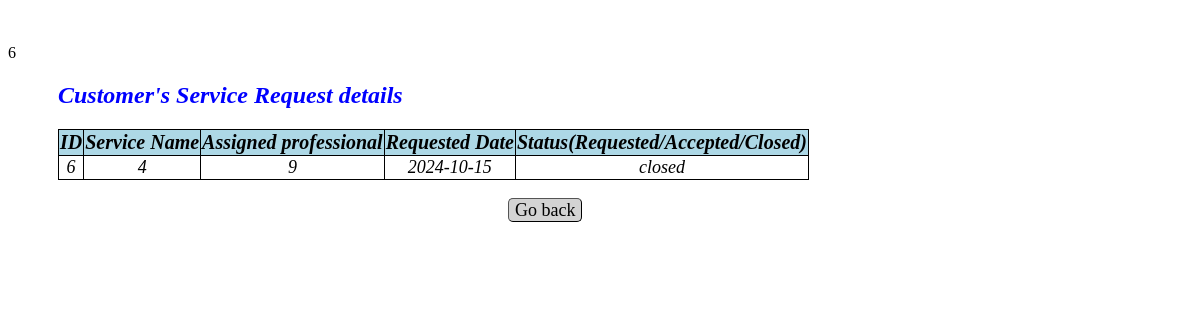
The app's page /viewcustomerservicerequests/6, older data.
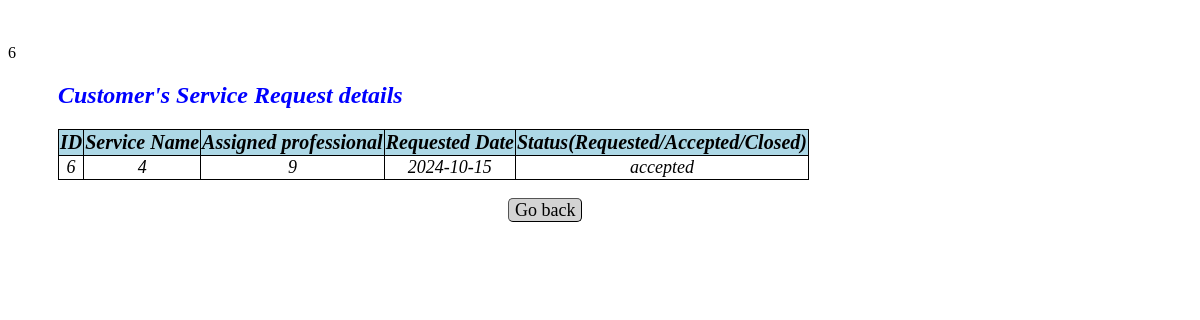
The same page, newer data.
### app.py (models this page shows)
class Customer_Service_Request(db.Model):
    __tablename__="customer_service_request"
    id=db.Column(db.Integer,primary_key=True)
    service_id=db.Column(db.Integer,db.ForeignKey(Service_Info.id),nullable=False)
    customer_id=db.Column(db.Integer,db.ForeignKey(User_Info.id),nullable=False)
    professional_id=db.Column(db.Integer,db.ForeignKey(User_Info.id),nullable=False)
    date_of_request=db.Column(db.String,nullable=False)
    date_of_completion=db.Column(db.String,nullable=False)
    service_status=db.Column(db.String,nullable=False)
    remarks=db.Column(db.String)
    location=db.Column(db.String,nullable=False)
    ratings=db.Column(db.String,nullable=False)

### app.py (the view)
@app.route("/viewcustomerservicerequests/<int:id>", methods=["GET"])
def customer_service_requests(id):
    service = Customer_Service_Request.query.filter_by(id=id).first()
    return render_template("view_customerservicerequests.html",service=service)

### templates/view_customerservicerequests.html (shortened to what this page needs)
<!DOCTYPE html>
<html lang="en">
<head>
</head>
<body>
    <br><br>
    {{service.id}}
    <h2>Customer's Service Request details</h2>
    <table id="service-table">
        <thead>
            <tr>
                <th>ID</th>
                <th>Service Name</th>
                <th>Assigned professional</th>
                <th>Requested Date</th>
                <th>Status(Requested/Accepted/Closed)</th>
            </tr>
        <tbody>
            <tr>
                <td>{{service["id"]}}</td>
                <td>{{service["service_id"]}}</td>
                <td>{{service["professional_id"]}}</td>
                <td>{{service["date_of_request"]}}</td>
                <td>{{service["service_status"]}}</td>
            </tr>
        </tbody>
        </thead>
    </table>
    <a class="button" href="/admindashboard">Go back</a>
</body>
</html>

Row changes from the older to the newer data that the page shows:
changed Customer_Service_Request id 6: service_status "closed" → "accepted"
